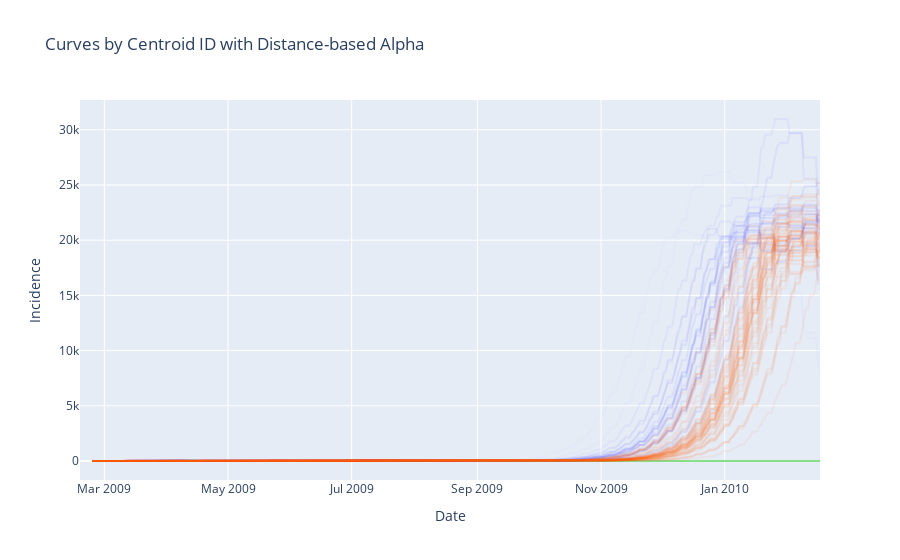

The notebook cell this image was saved under:
### Code cell
import plotly.graph_objects as go
import pandas as pd

# Create a figure
fig = go.Figure()

# Define a list of colors for distinct centroids
colors = [
    'rgba(255, 0, 0, {alpha})',    # Red
    'rgba(0, 180, 0, {alpha})',    # Green
    'rgba(0, 0, 255, {alpha})',    # Blue
    'rgba(255, 90, 0, {alpha})',  # Orange
    'rgba(255, 0, 255, {alpha})',  # Magenta
    'rgba(0, 255, 255, {alpha})',  # Cyan
    'rgba(128, 0, 128, {alpha})',  # Purple
    # Add more colors as needed
]

# Loop through each run_id to plot the curves
for index, row in total_distances.iterrows():
    run_id = row['run_id']
    centroid_id = row['CENTROID_ID']
    total_distance = row['total_distance']

    # Get the curve data for the run_id from df_pivot
    curve_data = df_pivot[run_id].rolling(7).median()

    # Calculate alpha value based on total distance
    alpha_value = max(0.1, 1 - (total_distance / total_distances['total_distance'].max()))/10  # Ensure alpha is between 0 and 1

    # Select a color for the centroid
    color = colors[centroid_id % len(colors)].format(alpha=alpha_value)  # Loop through colors based on centroid_id

    # Add the curve to the figure
    fig.add_trace(go.Scatter(
        x=curve_data.index,  # Assuming the x-axis is the index of df_pivot
        y=curve_data.values,  # y-values from df_pivot
        mode='lines',
        name=f'Run ID {run_id}',
        line=dict(color=color),  # Use the selected color
        showlegend=False
    ))

# Update layout
fig.update_layout(
    title='Curves by Centroid ID with Distance-based Alpha',
    xaxis_title='Date',  # Change this to your desired x-axis label
    yaxis_title='Incidence',  # Change this to your desired y-axis label
    legend_title='Run ID',
)

# Show the figure
fig.show()

### Figure 1 — Plotly figure (JSON) as saved in the notebook; plotly's stock layout.template omitted (floating-point values rounded to 4 significant figures; data arrays with more than 128 entries replaced by an {"elided": "..."} marker saying what was removed)
{"data": [{"line": {"color": "rgba(0, 180, 0, 0.029136089507597263)"}, "mode": "lines", "name": "Run ID 2", "showlegend": false, "type": "scatter", "x": {"elided": "366 str values"}, "y": {"elided": "366 int values"}}, {"line": {"color": "rgba(0, 180, 0, 0.029136089507597253)"}, "mode": "lines", "name": "Run ID 6", "showlegend": false, "type": "scatter", "x": {"elided": "366 str values"}, "y": {"elided": "366 int values"}}, {"line": {"color": "rgba(0, 180, 0, 0.029136089507597263)"}, "mode": "lines", "name": "Run ID 11", "showlegend": false, "type": "scatter", "x": {"elided": "366 str values"}, "y": {"elided": "366 int values"}}, {"line": {"color": "rgba(0, 180, 0, 0.029136089507597263)"}, "mode": "lines", "name": "Run ID 13", "showlegend": false, "type": "scatter", "x": {"elided": "366 str values"}, "y": {"elided": "366 int values"}}, {"line": {"color": "rgba(0, 180, 0, 0.029136089507597253)"}, "mode": "lines", "name": "Run ID 15", "showlegend": false, "type": "scatter", "x": {"elided": "366 str values"}, "y": {"elided": "366 int values"}}, {"line": {"color": "rgba(0, 180, 0, 0.029136089507597263)"}, "mode": "lines", "name": "Run ID 17", "showlegend": false, "type": "scatter", "x": {"elided": "366 str values"}, "y": {"elided": "366 int values"}}, {"line": {"color": "rgba(0, 180, 0, 0.029136089507597253)"}, "mode": "lines", "name": "Run ID 20", "showlegend": false, "type": "scatter", "x": {"elided": "366 str values"}, "y": {"elided": "366 int values"}}, {"line": {"color": "rgba(0, 180, 0, 0.029136089507597253)"}, "mode": "lines", "name": "Run ID 34", "showlegend": false, "type": "scatter", "x": {"elided": "366 str values"}, "y": {"elided": "366 int values"}}, {"line": {"color": "rgba(0, 180, 0, 0.029136089507597253)"}, "mode": "lines", "name": "Run ID 38", "showlegend": false, "type": "scatter", "x": {"elided": "366 str values"}, "y": {"elided": "366 int values"}}, {"line": {"color": "rgba(0, 180, 0, 0.029136089507597263)"}, "mode": "lines", "name": "Run ID 40", "showlegend": false, "type": "scatter", "x": {"elided": "366 str values"}, "y": {"elided": "366 int values"}}, {"line": {"color": "rgba(0, 180, 0, 0.029136089507597253)"}, "mode": "lines", "name": "Run ID 51", "showlegend": false, "type": "scatter", "x": {"elided": "366 str values"}, "y": {"elided": "366 int values"}}, {"line": {"color": "rgba(0, 180, 0, 0.029136089507597253)"}, "mode": "lines", "name": "Run ID 54", "showlegend": false, "type": "scatter", "x": {"elided": "366 str values"}, "y": {"elided": "366 int values"}}, {"line": {"color": "rgba(0, 180, 0, 0.029136089507597253)"}, "mode": "lines", "name": "Run ID 64", "showlegend": false, "type": "scatter", "x": {"elided": "366 str values"}, "y": {"elided": "366 int values"}}, {"line": {"color": "rgba(0, 180, 0, 0.029136089507597263)"}, "mode": "lines", "name": "Run ID 75", "showlegend": false, "type": "scatter", "x": {"elided": "366 str values"}, "y": {"elided": "366 int values"}}, {"line": {"color": "rgba(0, 180, 0, 0.029136089507597263)"}, "mode": "lines", "name": "Run ID 76", "showlegend": false, "type": "scatter", "x": {"elided": "366 str values"}, "y": {"elided": "366 int values"}}, {"line": {"color": "rgba(0, 180, 0, 0.029136089507597253)"}, "mode": "lines", "name": "Run ID 82", "showlegend": false, "type": "scatter", "x": {"elided": "366 str values"}, "y": {"elided": "366 int values"}}, {"line": {"color": "rgba(0, 180, 0, 0.029136089507597263)"}, "mode": "lines", "name": "Run ID 83", "showlegend": false, "type": "scatter", "x": {"elided": "366 str values"}, "y": {"elided": "366 int values"}}, {"line": {"color": "rgba(0, 180, 0, 0.029136089507597253)"}, "mode": "lines", "name": "Run ID 88", "showlegend": false, "type": "scatter", "x": {"elided": "366 str values"}, "y": {"elided": "366 int values"}}, {"line": {"color": "rgba(0, 180, 0, 0.029136089507597253)"}, "mode": "lines", "name": "Run ID 91", "showlegend": false, "type": "scatter", "x": {"elided": "366 str values"}, "y": {"elided": "366 int values"}}, {"line": {"color": "rgba(0, 180, 0, 0.029136089507597253)"}, "mode": "lines", "name": "Run ID 96", "showlegend": false, "type": "scatter", "x": {"elided": "366 str values"}, "y": {"elided": "366 int values"}}, {"line": {"color": "rgba(0, 180, 0, 0.029136089507597253)"}, "mode": "lines", "name": "Run ID 97", "showlegend": false, "type": "scatter", "x": {"elided": "366 str values"}, "y": {"elided": "366 int values"}}, {"line": {"color": "rgba(0, 180, 0, 0.029136089507597263)"}, "mode": "lines", "name": "Run ID 98", "showlegend": false, "type": "scatter", "x": {"elided": "366 str values"}, "y": {"elided": "366 int values"}}, {"line": {"color": "rgba(0, 180, 0, 0.029136089507597263)"}, "mode": "lines", "name": "Run ID 99", "showlegend": false, "type": "scatter", "x": {"elided": "366 str values"}, "y": {"elided": "366 int values"}}, {"line": {"color": "rgba(0, 0, 255, 0.06267621322805117)"}, "mode": "lines", "name": "Run ID 4", "showlegend": false, "type": "scatter", "x": {"elided": "366 str values"}, "y": {"elided": "366 int values"}}, {"line": {"color": "rgba(0, 0, 255, 0.06126745691283757)"}, "mode": "lines", "name": "Run ID 5", "showlegend": false, "type": "scatter", "x": {"elided": "366 str values"}, "y": {"elided": "366 int values"}}, {"line": {"color": "rgba(0, 0, 255, 0.051844368252353924)"}, "mode": "lines", "name": "Run ID 7", "showlegend": false, "type": "scatter", "x": {"elided": "366 str values"}, "y": {"elided": "366 int values"}}, {"line": {"color": "rgba(0, 0, 255, 0.05613537530588576)"}, "mode": "lines", "name": "Run ID 9", "showlegend": false, "type": "scatter", "x": {"elided": "366 str values"}, "y": {"elided": "366 int values"}}, {"line": {"color": "rgba(0, 0, 255, 0.054133832677204265)"}, "mode": "lines", "name": "Run ID 19", "showlegend": false, "type": "scatter", "x": {"elided": "366 str values"}, "y": {"elided": "366 int values"}}, {"line": {"color": "rgba(0, 0, 255, 0.010044228188371529)"}, "mode": "lines", "name": "Run ID 21", "showlegend": false, "type": "scatter", "x": {"elided": "366 str values"}, "y": {"elided": "366 int values"}}, {"line": {"color": "rgba(0, 0, 255, 0.044649921006029304)"}, "mode": "lines", "name": "Run ID 22", "showlegend": false, "type": "scatter", "x": {"elided": "366 str values"}, "y": {"elided": "366 int values"}}, {"line": {"color": "rgba(0, 0, 255, 0.05343817399353566)"}, "mode": "lines", "name": "Run ID 28", "showlegend": false, "type": "scatter", "x": {"elided": "366 str values"}, "y": {"elided": "366 int values"}}, {"line": {"color": "rgba(0, 0, 255, 0.06508276408662372)"}, "mode": "lines", "name": "Run ID 29", "showlegend": false, "type": "scatter", "x": {"elided": "366 str values"}, "y": {"elided": "366 int values"}}, {"line": {"color": "rgba(0, 0, 255, 0.0550221074957443)"}, "mode": "lines", "name": "Run ID 35", "showlegend": false, "type": "scatter", "x": {"elided": "366 str values"}, "y": {"elided": "366 int values"}}, {"line": {"color": "rgba(0, 0, 255, 0.05923984411347268)"}, "mode": "lines", "name": "Run ID 36", "showlegend": false, "type": "scatter", "x": {"elided": "366 str values"}, "y": {"elided": "366 int values"}}, {"line": {"color": "rgba(0, 0, 255, 0.03843766995474085)"}, "mode": "lines", "name": "Run ID 39", "showlegend": false, "type": "scatter", "x": {"elided": "366 str values"}, "y": {"elided": "366 int values"}}, {"line": {"color": "rgba(0, 0, 255, 0.05979634888693151)"}, "mode": "lines", "name": "Run ID 49", "showlegend": false, "type": "scatter", "x": {"elided": "366 str values"}, "y": {"elided": "366 int values"}}, {"line": {"color": "rgba(0, 0, 255, 0.05966990541217374)"}, "mode": "lines", "name": "Run ID 52", "showlegend": false, "type": "scatter", "x": {"elided": "366 str values"}, "y": {"elided": "366 int values"}}, {"line": {"color": "rgba(0, 0, 255, 0.06428791600130065)"}, "mode": "lines", "name": "Run ID 59", "showlegend": false, "type": "scatter", "x": {"elided": "366 str values"}, "y": {"elided": "366 int values"}}, {"line": {"color": "rgba(0, 0, 255, 0.0655082572967683)"}, "mode": "lines", "name": "Run ID 60", "showlegend": false, "type": "scatter", "x": {"elided": "366 str values"}, "y": {"elided": "366 int values"}}, {"line": {"color": "rgba(0, 0, 255, 0.03550619126474684)"}, "mode": "lines", "name": "Run ID 62", "showlegend": false, "type": "scatter", "x": {"elided": "366 str values"}, "y": {"elided": "366 int values"}}, {"line": {"color": "rgba(0, 0, 255, 0.01)"}, "mode": "lines", "name": "Run ID 67", "showlegend": false, "type": "scatter", "x": {"elided": "366 str values"}, "y": {"elided": "366 int values"}}, {"line": {"color": "rgba(0, 0, 255, 0.05680642197675787)"}, "mode": "lines", "name": "Run ID 84", "showlegend": false, "type": "scatter", "x": {"elided": "366 str values"}, "y": {"elided": "366 int values"}}, {"line": {"color": "rgba(0, 0, 255, 0.04305864550883822)"}, "mode": "lines", "name": "Run ID 85", "showlegend": false, "type": "scatter", "x": {"elided": "366 str values"}, "y": {"elided": "366 int values"}}, {"line": {"color": "rgba(0, 0, 255, 0.06222451534249436)"}, "mode": "lines", "name": "Run ID 92", "showlegend": false, "type": "scatter", "x": {"elided": "366 str values"}, "y": {"elided": "366 int values"}}, {"line": {"color": "rgba(0, 0, 255, 0.05599680022158386)"}, "mode": "lines", "name": "Run ID 94", "showlegend": false, "type": "scatter", "x": {"elided": "366 str values"}, "y": {"elided": "366 int values"}}, {"line": {"color": "rgba(255, 90, 0, 0.07448857220749787)"}, "mode": "lines", "name": "Run ID 1", "showlegend": false, "type": "scatter", "x": {"elided": "366 str values"}, "y": {"elided": "366 int values"}}, {"line": {"color": "rgba(255, 90, 0, 0.0727265926380757)"}, "mode": "lines", "name": "Run ID 3", "showlegend": false, "type": "scatter", "x": {"elided": "366 str values"}, "y": {"elided": "366 int values"}}, {"line": {"color": "rgba(255, 90, 0, 0.07376016664902023)"}, "mode": "lines", "name": "Run ID 8", "showlegend": false, "type": "scatter", "x": {"elided": "366 str values"}, "y": {"elided": "366 int values"}}, {"line": {"color": "rgba(255, 90, 0, 0.07589813853013858)"}, "mode": "lines", "name": "Run ID 10", "showlegend": false, "type": "scatter", "x": {"elided": "366 str values"}, "y": {"elided": "366 int values"}}, {"line": {"color": "rgba(255, 90, 0, 0.06998217796349057)"}, "mode": "lines", "name": "Run ID 12", "showlegend": false, "type": "scatter", "x": {"elided": "366 str values"}, "y": {"elided": "366 int values"}}, {"line": {"color": "rgba(255, 90, 0, 0.07541204058010331)"}, "mode": "lines", "name": "Run ID 14", "showlegend": false, "type": "scatter", "x": {"elided": "366 str values"}, "y": {"elided": "366 int values"}}, {"line": {"color": "rgba(255, 90, 0, 0.07600799117987429)"}, "mode": "lines", "name": "Run ID 16", "showlegend": false, "type": "scatter", "x": {"elided": "366 str values"}, "y": {"elided": "366 int values"}}, {"line": {"color": "rgba(255, 90, 0, 0.0752177690160529)"}, "mode": "lines", "name": "Run ID 18", "showlegend": false, "type": "scatter", "x": {"elided": "366 str values"}, "y": {"elided": "366 int values"}}, {"line": {"color": "rgba(255, 90, 0, 0.07301219345024457)"}, "mode": "lines", "name": "Run ID 23", "showlegend": false, "type": "scatter", "x": {"elided": "366 str values"}, "y": {"elided": "366 int values"}}, {"line": {"color": "rgba(255, 90, 0, 0.07422728674103196)"}, "mode": "lines", "name": "Run ID 24", "showlegend": false, "type": "scatter", "x": {"elided": "366 str values"}, "y": {"elided": "366 int values"}}, {"line": {"color": "rgba(255, 90, 0, 0.07563673139548549)"}, "mode": "lines", "name": "Run ID 25", "showlegend": false, "type": "scatter", "x": {"elided": "366 str values"}, "y": {"elided": "366 int values"}}, {"line": {"color": "rgba(255, 90, 0, 0.07003477348131039)"}, "mode": "lines", "name": "Run ID 26", "showlegend": false, "type": "scatter", "x": {"elided": "366 str values"}, "y": {"elided": "366 int values"}}, {"line": {"color": "rgba(255, 90, 0, 0.06851857803012748)"}, "mode": "lines", "name": "Run ID 27", "showlegend": false, "type": "scatter", "x": {"elided": "366 str values"}, "y": {"elided": "366 int values"}}, {"line": {"color": "rgba(255, 90, 0, 0.07557966992214782)"}, "mode": "lines", "name": "Run ID 30", "showlegend": false, "type": "scatter", "x": {"elided": "366 str values"}, "y": {"elided": "366 int values"}}, {"line": {"color": "rgba(255, 90, 0, 0.07268747674755913)"}, "mode": "lines", "name": "Run ID 31", "showlegend": false, "type": "scatter", "x": {"elided": "366 str values"}, "y": {"elided": "366 int values"}}, {"line": {"color": "rgba(255, 90, 0, 0.07566089340811197)"}, "mode": "lines", "name": "Run ID 32", "showlegend": false, "type": "scatter", "x": {"elided": "366 str values"}, "y": {"elided": "366 int values"}}, {"line": {"color": "rgba(255, 90, 0, 0.06680932750687266)"}, "mode": "lines", "name": "Run ID 33", "showlegend": false, "type": "scatter", "x": {"elided": "366 str values"}, "y": {"elided": "366 int values"}}, {"line": {"color": "rgba(255, 90, 0, 0.0735759638229466)"}, "mode": "lines", "name": "Run ID 37", "showlegend": false, "type": "scatter", "x": {"elided": "366 str values"}, "y": {"elided": "366 int values"}}, {"line": {"color": "rgba(255, 90, 0, 0.07497347131300446)"}, "mode": "lines", "name": "Run ID 41", "showlegend": false, "type": "scatter", "x": {"elided": "366 str values"}, "y": {"elided": "366 int values"}}, {"line": {"color": "rgba(255, 90, 0, 0.06983765363684188)"}, "mode": "lines", "name": "Run ID 42", "showlegend": false, "type": "scatter", "x": {"elided": "366 str values"}, "y": {"elided": "366 int values"}}, {"line": {"color": "rgba(255, 90, 0, 0.07314302867989028)"}, "mode": "lines", "name": "Run ID 43", "showlegend": false, "type": "scatter", "x": {"elided": "366 str values"}, "y": {"elided": "366 int values"}}, {"line": {"color": "rgba(255, 90, 0, 0.07439048265311309)"}, "mode": "lines", "name": "Run ID 44", "showlegend": false, "type": "scatter", "x": {"elided": "366 str values"}, "y": {"elided": "366 int values"}}, {"line": {"color": "rgba(255, 90, 0, 0.06980544247595086)"}, "mode": "lines", "name": "Run ID 45", "showlegend": false, "type": "scatter", "x": {"elided": "366 str values"}, "y": {"elided": "366 int values"}}, {"line": {"color": "rgba(255, 90, 0, 0.06896517564127982)"}, "mode": "lines", "name": "Run ID 46", "showlegend": false, "type": "scatter", "x": {"elided": "366 str values"}, "y": {"elided": "366 int values"}}, {"line": {"color": "rgba(255, 90, 0, 0.06663925128995636)"}, "mode": "lines", "name": "Run ID 47", "showlegend": false, "type": "scatter", "x": {"elided": "366 str values"}, "y": {"elided": "366 int values"}}, {"line": {"color": "rgba(255, 90, 0, 0.0756728297280555)"}, "mode": "lines", "name": "Run ID 48", "showlegend": false, "type": "scatter", "x": {"elided": "366 str values"}, "y": {"elided": "366 int values"}}, {"line": {"color": "rgba(255, 90, 0, 0.07145535537126735)"}, "mode": "lines", "name": "Run ID 50", "showlegend": false, "type": "scatter", "x": {"elided": "366 str values"}, "y": {"elided": "366 int values"}}, {"line": {"color": "rgba(255, 90, 0, 0.07187601972001181)"}, "mode": "lines", "name": "Run ID 53", "showlegend": false, "type": "scatter", "x": {"elided": "366 str values"}, "y": {"elided": "366 int values"}}, {"line": {"color": "rgba(255, 90, 0, 0.0712198738265772)"}, "mode": "lines", "name": "Run ID 55", "showlegend": false, "type": "scatter", "x": {"elided": "366 str values"}, "y": {"elided": "366 int values"}}, {"line": {"color": "rgba(255, 90, 0, 0.07173119536721714)"}, "mode": "lines", "name": "Run ID 56", "showlegend": false, "type": "scatter", "x": {"elided": "366 str values"}, "y": {"elided": "366 int values"}}, {"line": {"color": "rgba(255, 90, 0, 0.07087887975433757)"}, "mode": "lines", "name": "Run ID 57", "showlegend": false, "type": "scatter", "x": {"elided": "366 str values"}, "y": {"elided": "366 int values"}}, {"line": {"color": "rgba(255, 90, 0, 0.07624207003772114)"}, "mode": "lines", "name": "Run ID 58", "showlegend": false, "type": "scatter", "x": {"elided": "366 str values"}, "y": {"elided": "366 int values"}}, {"line": {"color": "rgba(255, 90, 0, 0.07074082658406469)"}, "mode": "lines", "name": "Run ID 61", "showlegend": false, "type": "scatter", "x": {"elided": "366 str values"}, "y": {"elided": "366 int values"}}, {"line": {"color": "rgba(255, 90, 0, 0.06854539983327089)"}, "mode": "lines", "name": "Run ID 63", "showlegend": false, "type": "scatter", "x": {"elided": "366 str values"}, "y": {"elided": "366 int values"}}, {"line": {"color": "rgba(255, 90, 0, 0.07254842146531283)"}, "mode": "lines", "name": "Run ID 65", "showlegend": false, "type": "scatter", "x": {"elided": "366 str values"}, "y": {"elided": "366 int values"}}, {"line": {"color": "rgba(255, 90, 0, 0.07453578653710687)"}, "mode": "lines", "name": "Run ID 66", "showlegend": false, "type": "scatter", "x": {"elided": "366 str values"}, "y": {"elided": "366 int values"}}, {"line": {"color": "rgba(255, 90, 0, 0.0723019962453362)"}, "mode": "lines", "name": "Run ID 68", "showlegend": false, "type": "scatter", "x": {"elided": "366 str values"}, "y": {"elided": "366 int values"}}, {"line": {"color": "rgba(255, 90, 0, 0.0725310053605613)"}, "mode": "lines", "name": "Run ID 69", "showlegend": false, "type": "scatter", "x": {"elided": "366 str values"}, "y": {"elided": "366 int values"}}, {"line": {"color": "rgba(255, 90, 0, 0.07500146627667861)"}, "mode": "lines", "name": "Run ID 70", "showlegend": false, "type": "scatter", "x": {"elided": "366 str values"}, "y": {"elided": "366 int values"}}, {"line": {"color": "rgba(255, 90, 0, 0.0734835254039335)"}, "mode": "lines", "name": "Run ID 71", "showlegend": false, "type": "scatter", "x": {"elided": "366 str values"}, "y": {"elided": "366 int values"}}, {"line": {"color": "rgba(255, 90, 0, 0.06257704226807029)"}, "mode": "lines", "name": "Run ID 72", "showlegend": false, "type": "scatter", "x": {"elided": "366 str values"}, "y": {"elided": "366 int values"}}, {"line": {"color": "rgba(255, 90, 0, 0.07064388039331009)"}, "mode": "lines", "name": "Run ID 73", "showlegend": false, "type": "scatter", "x": {"elided": "366 str values"}, "y": {"elided": "366 int values"}}, {"line": {"color": "rgba(255, 90, 0, 0.07492410152091859)"}, "mode": "lines", "name": "Run ID 74", "showlegend": false, "type": "scatter", "x": {"elided": "366 str values"}, "y": {"elided": "366 int values"}}, {"line": {"color": "rgba(255, 90, 0, 0.06833769456023486)"}, "mode": "lines", "name": "Run ID 77", "showlegend": false, "type": "scatter", "x": {"elided": "366 str values"}, "y": {"elided": "366 int values"}}, {"line": {"color": "rgba(255, 90, 0, 0.07272957245063232)"}, "mode": "lines", "name": "Run ID 78", "showlegend": false, "type": "scatter", "x": {"elided": "366 str values"}, "y": {"elided": "366 int values"}}, {"line": {"color": "rgba(255, 90, 0, 0.07550442313493476)"}, "mode": "lines", "name": "Run ID 79", "showlegend": false, "type": "scatter", "x": {"elided": "366 str values"}, "y": {"elided": "366 int values"}}, {"line": {"color": "rgba(255, 90, 0, 0.07510626649734005)"}, "mode": "lines", "name": "Run ID 80", "showlegend": false, "type": "scatter", "x": {"elided": "366 str values"}, "y": {"elided": "366 int values"}}, {"line": {"color": "rgba(255, 90, 0, 0.07545447267205312)"}, "mode": "lines", "name": "Run ID 81", "showlegend": false, "type": "scatter", "x": {"elided": "366 str values"}, "y": {"elided": "366 int values"}}, {"line": {"color": "rgba(255, 90, 0, 0.06852301063736196)"}, "mode": "lines", "name": "Run ID 86", "showlegend": false, "type": "scatter", "x": {"elided": "366 str values"}, "y": {"elided": "366 int values"}}, {"line": {"color": "rgba(255, 90, 0, 0.06983138312914303)"}, "mode": "lines", "name": "Run ID 87", "showlegend": false, "type": "scatter", "x": {"elided": "366 str values"}, "y": {"elided": "366 int values"}}, {"line": {"color": "rgba(255, 90, 0, 0.07313286679520639)"}, "mode": "lines", "name": "Run ID 89", "showlegend": false, "type": "scatter", "x": {"elided": "366 str values"}, "y": {"elided": "366 int values"}}, {"line": {"color": "rgba(255, 90, 0, 0.0733568799065289)"}, "mode": "lines", "name": "Run ID 90", "showlegend": false, "type": "scatter", "x": {"elided": "366 str values"}, "y": {"elided": "366 int values"}}, {"line": {"color": "rgba(255, 90, 0, 0.06961945267340638)"}, "mode": "lines", "name": "Run ID 93", "showlegend": false, "type": "scatter", "x": {"elided": "366 str values"}, "y": {"elided": "366 int values"}}, {"line": {"color": "rgba(255, 90, 0, 0.06673758783075365)"}, "mode": "lines", "name": "Run ID 95", "showlegend": false, "type": "scatter", "x": {"elided": "366 str values"}, "y": {"elided": "366 int values"}}, {"line": {"color": "rgba(255, 90, 0, 0.06966725040384263)"}, "mode": "lines", "name": "Run ID 100", "showlegend": false, "type": "scatter", "x": {"elided": "366 str values"}, "y": {"elided": "366 int values"}}], "layout": {"legend": {"title": {"text": "Run ID"}}, "title": {"text": "Curves by Centroid ID with Distance-based Alpha"}, "xaxis": {"title": {"text": "Date"}}, "yaxis": {"title": {"text": "Incidence"}}}}
